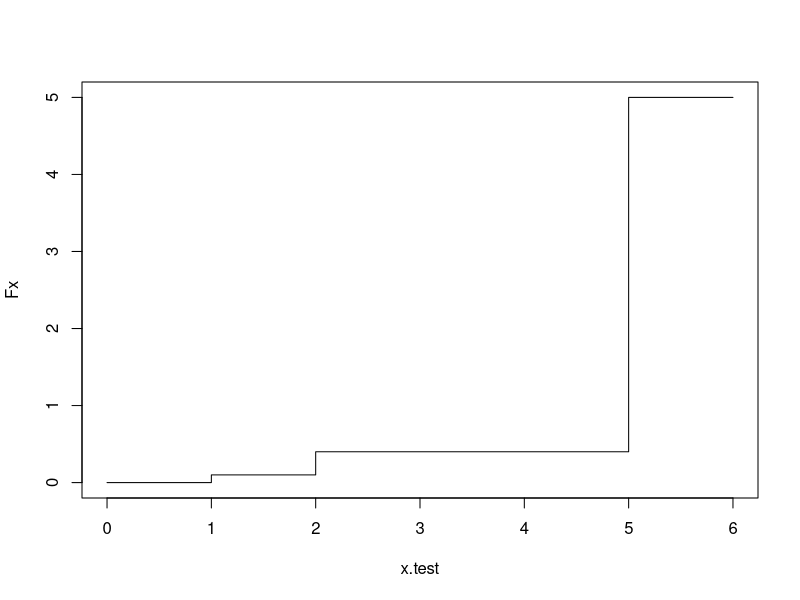
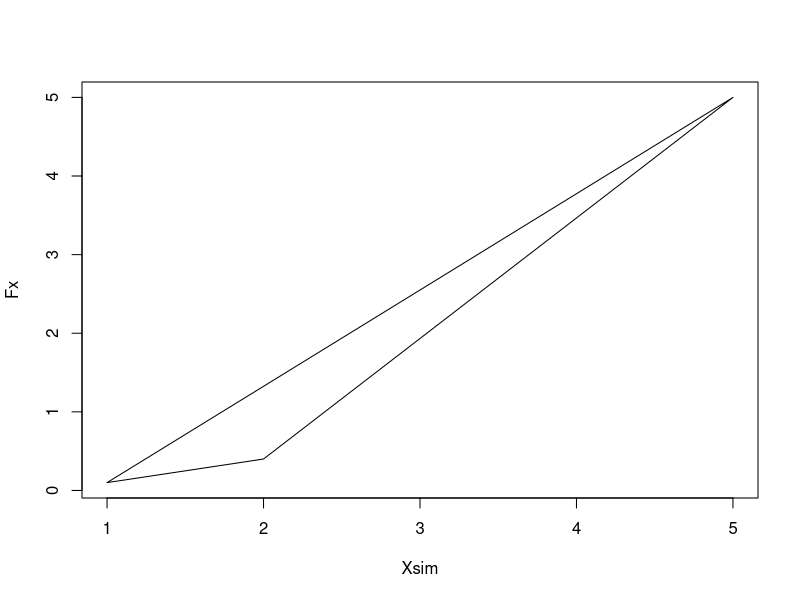
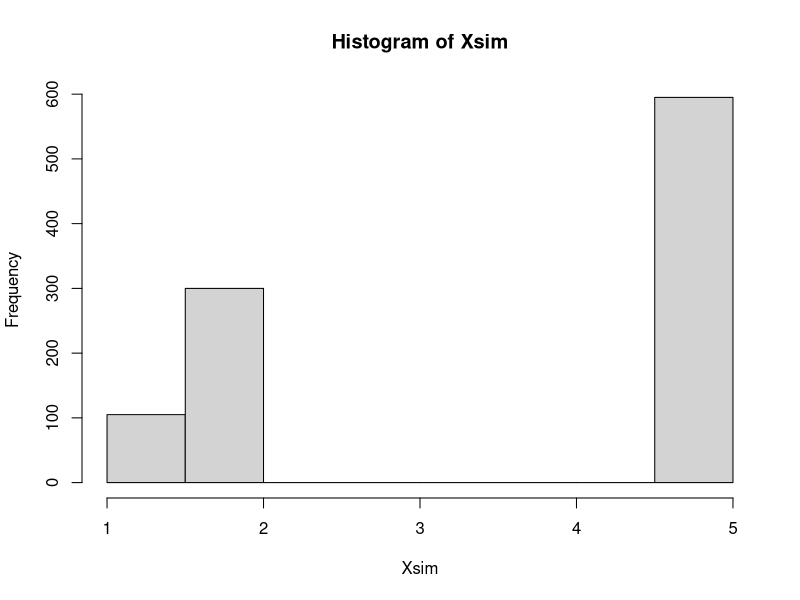

These figures' R source, in order:
cdf.x <- function(x) {
  Fx <- 0
  if (x < 1) {
    return(0)
  }
  else if (1 <= x & x < 2) {
    return(0.1)
  }
  else if (2 <= x & x < 5) {
    return(0.4)
  }
  else {return(5)}
}

x.test <- seq(0,6,0.01)
Fx <- apply(as.array(x.test), 1, cdf.x)
plot(x.test, Fx, type = "stairs")

cdf.sim <- function(F, ...) {
  X <- 0
  U <- runif(1)
  while (F(X, ...) < U) {
    X <- X + 1
  }
  return(X)
}

cdf.sim(cdf.x)

Nsim <- 10 ^ 3
Xsim <- rep(0, Nsim)
for (i in (1:Nsim)) {
  Xsim[i] <- cdf.sim(cdf.x)
}

Fx <- apply(as.array(Xsim), 1, cdf.x)
plot(Xsim, Fx, type = "lines")

hist(Xsim)
